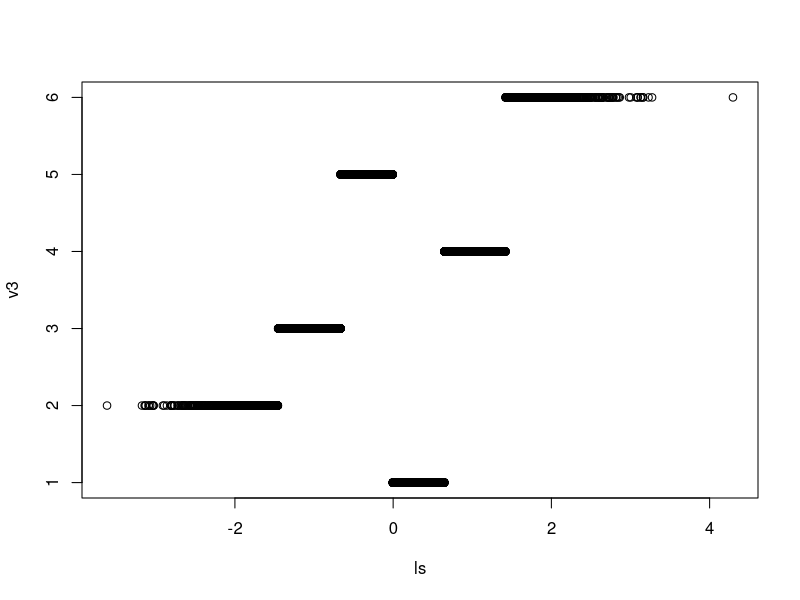
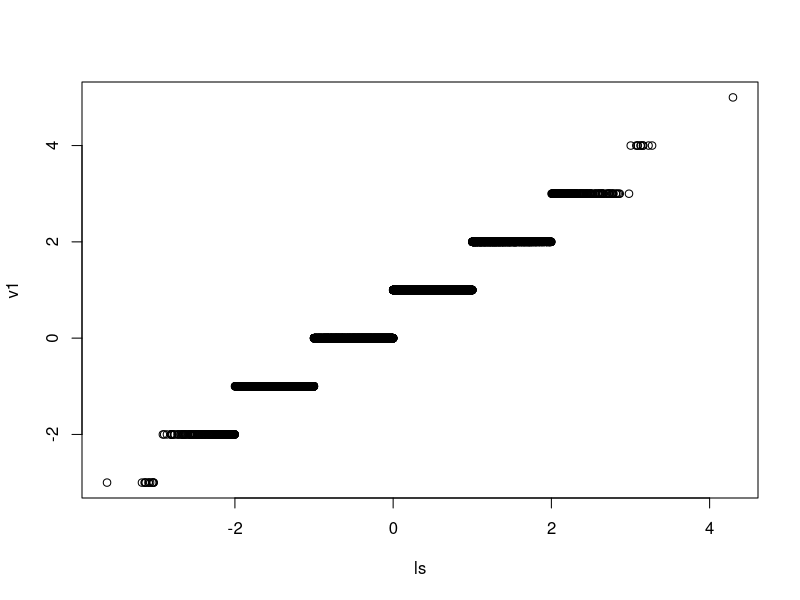

Write the R code that produced these figures, in order. (Note: this script raises an error after producing the figures.)
ls <- rnorm(10000)
ls
v1 <- ceiling(ls)

result <- kmeans(ls, 6)
result
v3 <- result$cluster
v3
plot(ls,v3)
plot(ls,v1)

ls <- sj2$x4
ls
v2.seq <- seq(min(ls), max(ls), (max(ls)-min(ls))/4)
length(ls)
v2.sort <- sort(ls)
v2.new  <- rep(0,length(ls))
for (i in 1:length(ls)) {
    v2.new[i]=
      ifelse(ls[i] <= 21.5, 1,
             ifelse(ls[i] <= 25, 2,
                    ifelse(ls[i] <= 28.5, 3,
                           ifelse(ls[i] <= 32, 4,0))))
  
}
v3 <-v2.new
v2 <- v2.new
v <- data.frame(x1=ls,x2=v2, x3=v3)
v
table(v3)
table(v2)
